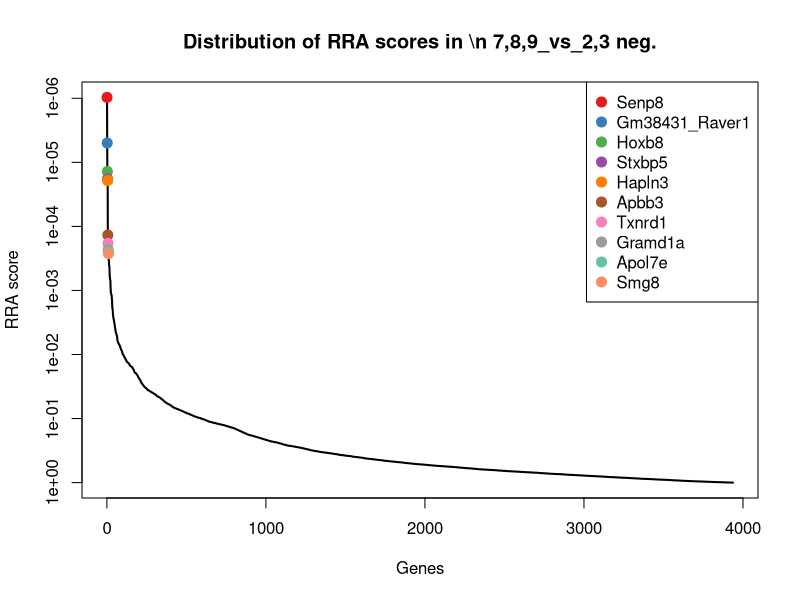
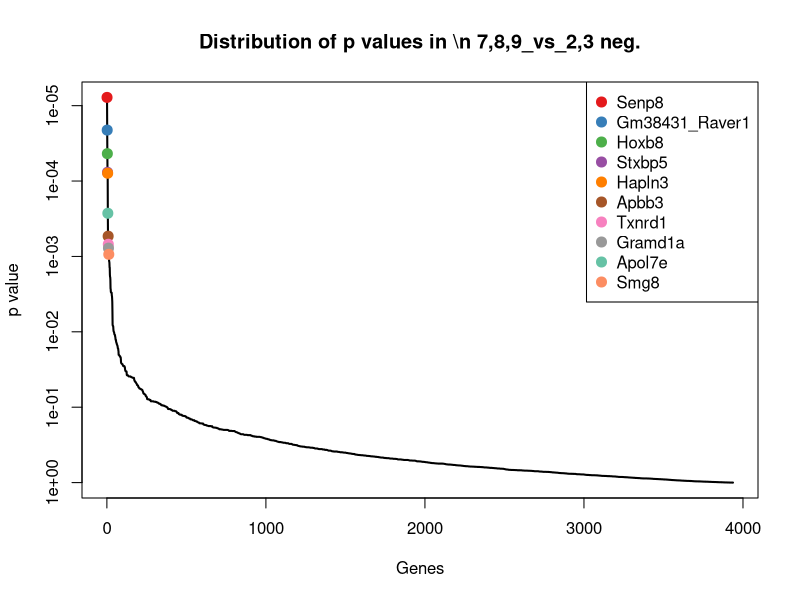
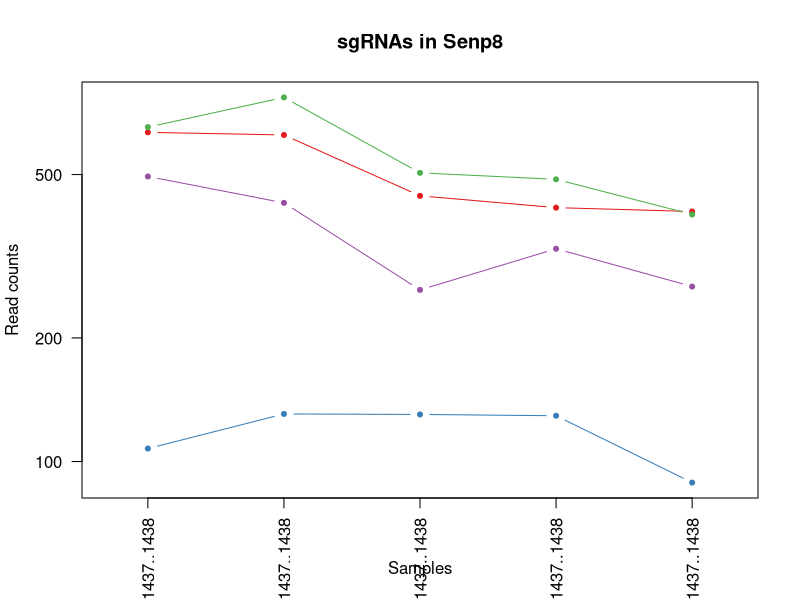
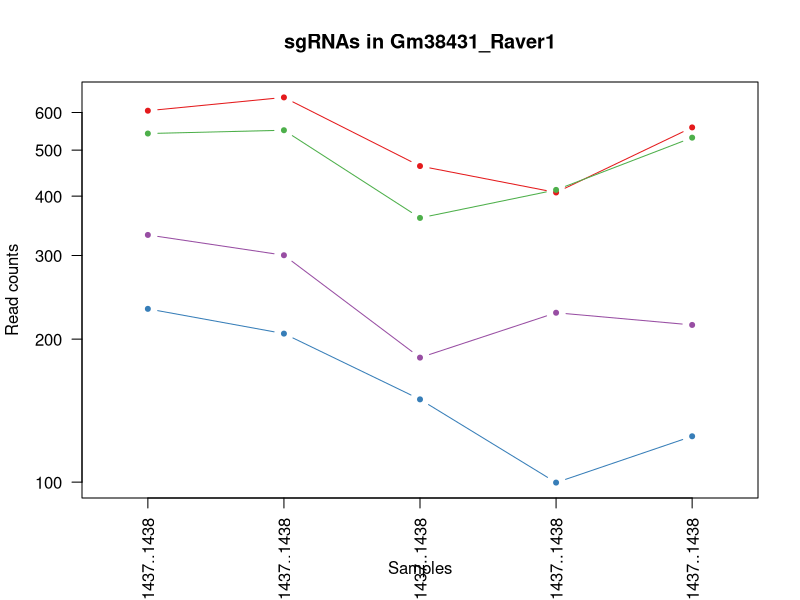
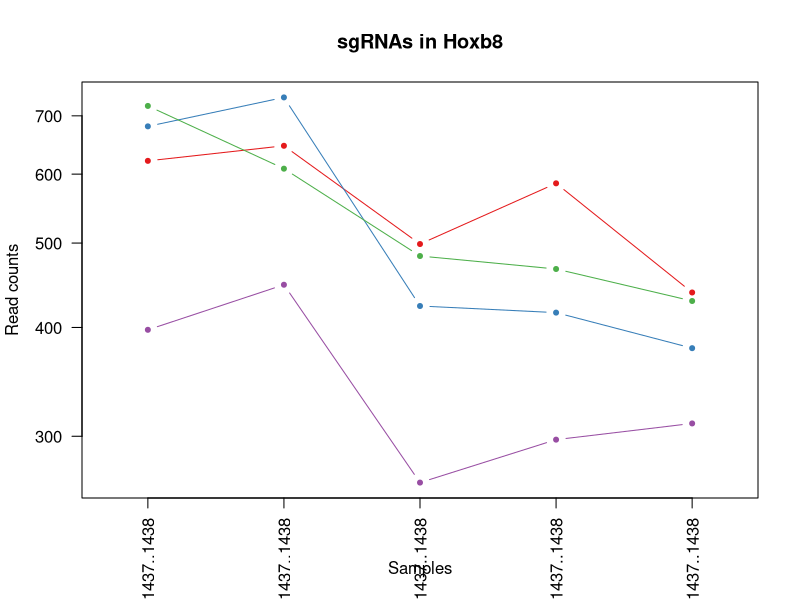
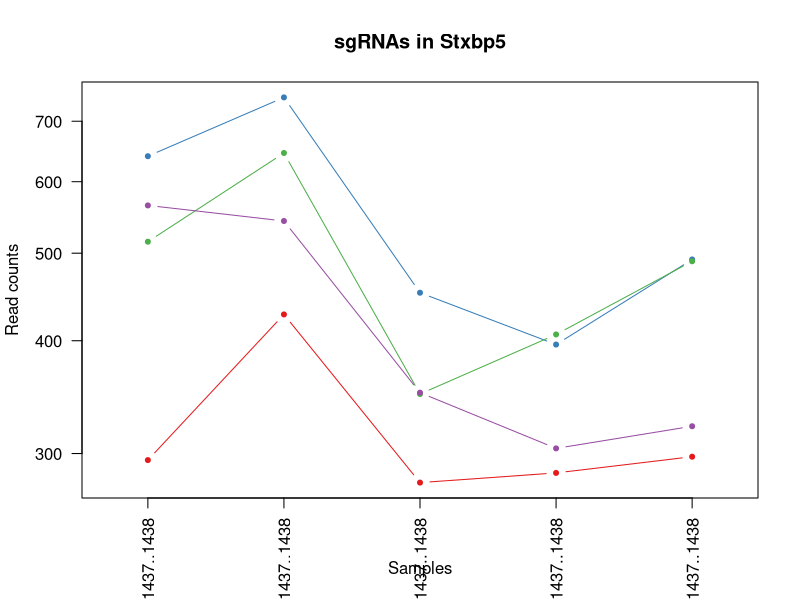
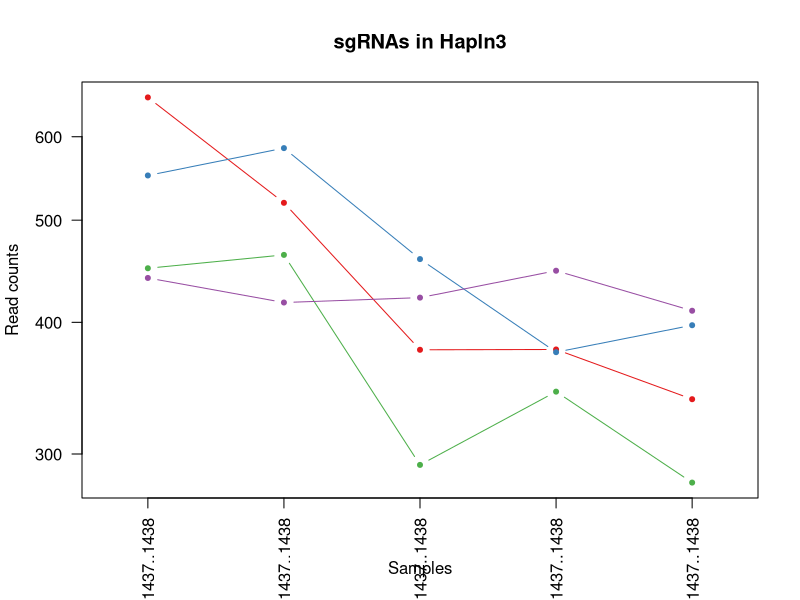
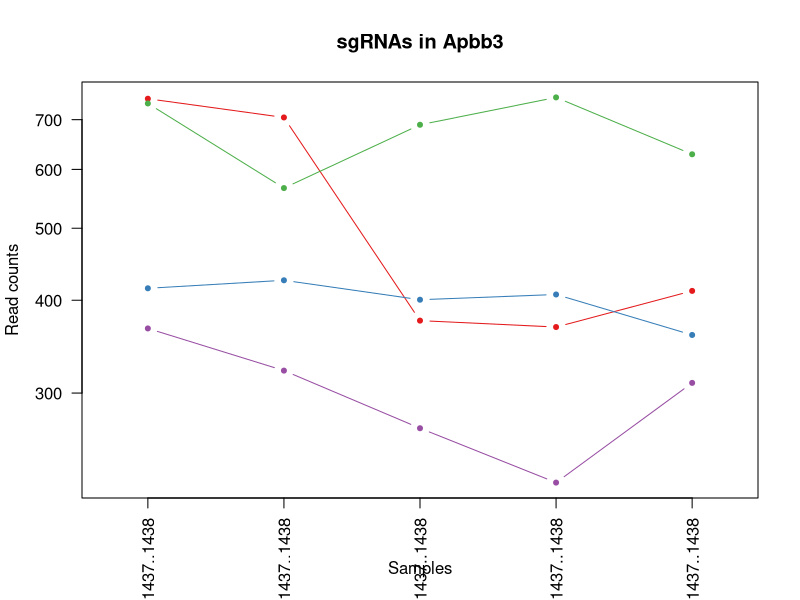

Here is the R script that generated these plots, in order: (Note: this script raises an error after producing the figures.)
pdf(file='invitro.poolE_mCD19.CAR_ET.1.10_v_hEGFRv3.CAR_ET.1.10.pdf',width=4.5,height=4.5);
gstable=read.table('invitro.poolE_mCD19.CAR_ET.1.10_v_hEGFRv3.CAR_ET.1.10.gene_summary.txt',header=T)
# 
#
# parameters
# Do not modify the variables beginning with "__"

# gstablename='__GENE_SUMMARY_FILE__'
startindex=3
# outputfile='__OUTPUT_FILE__'
targetgenelist=c("Senp8","Gm38431_Raver1","Hoxb8","Stxbp5","Hapln3","Apbb3","Txnrd1","Gramd1a","Apol7e","Smg8")
# samplelabel=sub('.\\w+.\\w+$','',colnames(gstable)[startindex]);
samplelabel='7,8,9_vs_2,3 neg.'


# You need to write some codes in front of this code:
# gstable=read.table(gstablename,header=T)
# pdf(file=outputfile,width=6,height=6)


# set up color using RColorBrewer
#library(RColorBrewer)
#colors <- brewer.pal(length(targetgenelist), "Set1")

colors=c( "#E41A1C", "#377EB8", "#4DAF4A", "#984EA3", "#FF7F00",  "#A65628", "#F781BF",
          "#999999", "#66C2A5", "#FC8D62", "#8DA0CB", "#E78AC3", "#A6D854", "#FFD92F", "#E5C494", "#B3B3B3", 
          "#8DD3C7", "#FFFFB3", "#BEBADA", "#FB8072", "#80B1D3", "#FDB462", "#B3DE69", "#FCCDE5",
          "#D9D9D9", "#BC80BD", "#CCEBC5", "#FFED6F")

######
# function definition

plotrankedvalues<-function(val, tglist, ...){
  
  plot(val,log='y',ylim=c(max(val),min(val)),type='l',lwd=2, ...)
  if(length(tglist)>0){
    for(i in 1:length(tglist)){
      targetgene=tglist[i];
      tx=which(names(val)==targetgene);ty=val[targetgene];
      points(tx,ty,col=colors[(i %% length(colors)) ],cex=2,pch=20)
      # text(tx+50,ty,targetgene,col=colors[i])
    }
    legend('topright',tglist,pch=20,pt.cex = 2,cex=1,col=colors)
  }
}



plotrandvalues<-function(val,targetgenelist, ...){
  # choose the one with the best distance distribution
  
  mindiffvalue=0;
  randval=val;
  for(i in 1:20){
    randval0=sample(val)
    vindex=sort(which(names(randval0) %in% targetgenelist))
    if(max(vindex)>0.9*length(val)){
      # print('pass...')
      next;
    }
    mindiffind=min(diff(vindex));
    if (mindiffind > mindiffvalue){
      mindiffvalue=mindiffind;
      randval=randval0;
      # print(paste('Diff: ',mindiffvalue))
    }
  }
  plot(randval,log='y',ylim=c(max(randval),min(randval)),pch=20,col='grey', ...)
  
  if(length(targetgenelist)>0){
    for(i in 1:length(targetgenelist)){
      targetgene=targetgenelist[i];
      tx=which(names(randval)==targetgene);ty=randval[targetgene];
      points(tx,ty,col=colors[(i %% length(colors)) ],cex=2,pch=20)
      text(tx+50,ty,targetgene,col=colors[i])
    }
  }
  
}




# set.seed(1235)



pvec=gstable[,startindex]
names(pvec)=gstable[,'id']
pvec=sort(pvec);

plotrankedvalues(pvec,targetgenelist,xlab='Genes',ylab='RRA score',main=paste('Distribution of RRA scores in \\n',samplelabel))

# plotrandvalues(pvec,targetgenelist,xlab='Genes',ylab='RRA score',main=paste('Distribution of RRA scores in \\n',samplelabel))


pvec=gstable[,startindex+1]
names(pvec)=gstable[,'id']
pvec=sort(pvec);

plotrankedvalues(pvec,targetgenelist,xlab='Genes',ylab='p value',main=paste('Distribution of p values in \\n',samplelabel))

# plotrandvalues(pvec,targetgenelist,xlab='Genes',ylab='p value',main=paste('Distribution of p values in \\n',samplelabel))



# you need to write after this code:
# dev.off()






# parameters
# Do not modify the variables beginning with "__"
targetmat=list(c(632.5765512613796,623.3419197038982,442.70138840460527,414.2871675922331,405.48205664781744),c(106.55340628923025,129.58362488468134,129.2209458045875,128.2668454822928,87.85444560702712),c(651.4594333885849,769.6820478064262,503.7223905901049,485.79224811971824,398.7240223703538),c(493.65248989694015,425.6151817333068,260.8348720870377,328.77593727070456,265.81601491356923))
targetgene="Senp8"
collabel=c("In.vitro_Pool.E..33.40._hEGFRv3.CAR_ET.1.10_rep1_1431..1432..1433..1434..1435..1436..1437..1438","In.vitro_Pool.E..33.40._hEGFRv3.CAR_ET.1.10_rep2_1431..1432..1433..1434..1435..1436..1437..1438","In.vitro_Pool.E..33.40._mCD19.CAR_ET.1.10_rep1_1431..1432..1433..1434..1435..1436..1437..1438","In.vitro_Pool.E..33.40._mCD19.CAR_ET.1.10_rep2_1431..1432..1433..1434..1435..1436..1437..1438","In.vitro_Pool.E..33.40._mCD19.CAR_ET.1.10_rep3_1431..1432..1433..1434..1435..1436..1437..1438")

# set up color using RColorBrewer
#library(RColorBrewer)
#colors <- brewer.pal(length(targetgenelist), "Set1")

colors=c( "#E41A1C", "#377EB8", "#4DAF4A", "#984EA3", "#FF7F00",  "#A65628", "#F781BF",
          "#999999", "#66C2A5", "#FC8D62", "#8DA0CB", "#E78AC3", "#A6D854", "#FFD92F", "#E5C494", "#B3B3B3", 
          "#8DD3C7", "#FFFFB3", "#BEBADA", "#FB8072", "#80B1D3", "#FDB462", "#B3DE69", "#FCCDE5",
          "#D9D9D9", "#BC80BD", "#CCEBC5", "#FFED6F")


## code

targetmatvec=unlist(targetmat)+1
yrange=range(targetmatvec[targetmatvec>0]);
# yrange[1]=1; # set the minimum value to 1
for(i in 1:length(targetmat)){
  vali=targetmat[[i]]+1;
  if(i==1){
    plot(1:length(vali),vali,type='b',las=1,pch=20,main=paste('sgRNAs in',targetgene),ylab='Read counts',xlab='Samples',xlim=c(0.7,length(vali)+0.3),ylim = yrange,col=colors[(i %% length(colors))],xaxt='n',log='y')
    axis(1,at=1:length(vali),labels=(collabel),las=2)
    # lines(0:100,rep(1,101),col='black');
  }else{
    lines(1:length(vali),vali,type='b',pch=20,col=colors[(i %% length(colors))])
  }
}




# parameters
# Do not modify the variables beginning with "__"
targetmat=list(c(604.2522280705715,644.5668237798374,461.84523222750715,406.1783440272606,557.162381542001),c(230.64091741086548,204.42933925773005,148.36478962748933,98.78021433693814,123.89729508683311),c(540.8596952149535,549.6133055453726,358.9470716794097,411.33850447769765,530.1302444321465),c(330.4504372260938,299.38285749219483,181.86651631756757,226.3098940405971,213.25352608885214))
targetgene="Gm38431_Raver1"
collabel=c("In.vitro_Pool.E..33.40._hEGFRv3.CAR_ET.1.10_rep1_1431..1432..1433..1434..1435..1436..1437..1438","In.vitro_Pool.E..33.40._hEGFRv3.CAR_ET.1.10_rep2_1431..1432..1433..1434..1435..1436..1437..1438","In.vitro_Pool.E..33.40._mCD19.CAR_ET.1.10_rep1_1431..1432..1433..1434..1435..1436..1437..1438","In.vitro_Pool.E..33.40._mCD19.CAR_ET.1.10_rep2_1431..1432..1433..1434..1435..1436..1437..1438","In.vitro_Pool.E..33.40._mCD19.CAR_ET.1.10_rep3_1431..1432..1433..1434..1435..1436..1437..1438")

# set up color using RColorBrewer
#library(RColorBrewer)
#colors <- brewer.pal(length(targetgenelist), "Set1")

colors=c( "#E41A1C", "#377EB8", "#4DAF4A", "#984EA3", "#FF7F00",  "#A65628", "#F781BF",
          "#999999", "#66C2A5", "#FC8D62", "#8DA0CB", "#E78AC3", "#A6D854", "#FFD92F", "#E5C494", "#B3B3B3", 
          "#8DD3C7", "#FFFFB3", "#BEBADA", "#FB8072", "#80B1D3", "#FDB462", "#B3DE69", "#FCCDE5",
          "#D9D9D9", "#BC80BD", "#CCEBC5", "#FFED6F")


## code

targetmatvec=unlist(targetmat)+1
yrange=range(targetmatvec[targetmatvec>0]);
# yrange[1]=1; # set the minimum value to 1
for(i in 1:length(targetmat)){
  vali=targetmat[[i]]+1;
  if(i==1){
    plot(1:length(vali),vali,type='b',las=1,pch=20,main=paste('sgRNAs in',targetgene),ylab='Read counts',xlab='Samples',xlim=c(0.7,length(vali)+0.3),ylim = yrange,col=colors[(i %% length(colors))],xaxt='n',log='y')
    axis(1,at=1:length(vali),labels=(collabel),las=2)
    # lines(0:100,rep(1,101),col='black');
  }else{
    lines(1:length(vali),vali,type='b',pch=20,col=colors[(i %% length(colors))])
  }
}




# parameters
# Do not modify the variables beginning with "__"
targetmat=list(c(620.4375556081761,645.6839239943605,497.7399393954481,584.5724624566564,437.77044264014364),c(679.783756579393,733.9348409416866,422.3610543427721,415.024333370867,377.69902684046696),c(717.5495208338037,607.7025167005746,482.18556628934033,465.8887720966038,428.00883757269617),c(396.5405246713126,446.84008580924603,264.4243428038318,296.34064301081446,309.3677913683348))
targetgene="Hoxb8"
collabel=c("In.vitro_Pool.E..33.40._hEGFRv3.CAR_ET.1.10_rep1_1431..1432..1433..1434..1435..1436..1437..1438","In.vitro_Pool.E..33.40._hEGFRv3.CAR_ET.1.10_rep2_1431..1432..1433..1434..1435..1436..1437..1438","In.vitro_Pool.E..33.40._mCD19.CAR_ET.1.10_rep1_1431..1432..1433..1434..1435..1436..1437..1438","In.vitro_Pool.E..33.40._mCD19.CAR_ET.1.10_rep2_1431..1432..1433..1434..1435..1436..1437..1438","In.vitro_Pool.E..33.40._mCD19.CAR_ET.1.10_rep3_1431..1432..1433..1434..1435..1436..1437..1438")

# set up color using RColorBrewer
#library(RColorBrewer)
#colors <- brewer.pal(length(targetgenelist), "Set1")

colors=c( "#E41A1C", "#377EB8", "#4DAF4A", "#984EA3", "#FF7F00",  "#A65628", "#F781BF",
          "#999999", "#66C2A5", "#FC8D62", "#8DA0CB", "#E78AC3", "#A6D854", "#FFD92F", "#E5C494", "#B3B3B3", 
          "#8DD3C7", "#FFFFB3", "#BEBADA", "#FB8072", "#80B1D3", "#FDB462", "#B3DE69", "#FCCDE5",
          "#D9D9D9", "#BC80BD", "#CCEBC5", "#FFED6F")


## code

targetmatvec=unlist(targetmat)+1
yrange=range(targetmatvec[targetmatvec>0]);
# yrange[1]=1; # set the minimum value to 1
for(i in 1:length(targetmat)){
  vali=targetmat[[i]]+1;
  if(i==1){
    plot(1:length(vali),vali,type='b',las=1,pch=20,main=paste('sgRNAs in',targetgene),ylab='Read counts',xlab='Samples',xlim=c(0.7,length(vali)+0.3),ylim = yrange,col=colors[(i %% length(colors))],xaxt='n',log='y')
    axis(1,at=1:length(vali),labels=(collabel),las=2)
    # lines(0:100,rep(1,101),col='black');
  }else{
    lines(1:length(vali),vali,type='b',pch=20,col=colors[(i %% length(colors))])
  }
}




# parameters
# Do not modify the variables beginning with "__"
targetmat=list(c(294.03345026648344,426.73228194782996,277.58573543207683,284.5459905526726,296.6026155109035),c(639.3204377353815,742.8716426578715,451.07682007712486,395.1208573477526,491.0838241623567),c(513.8841493189459,644.5668237798374,348.1786595290274,405.4411782486267,488.8311460698688),c(563.78890922656,541.7936040437108,349.37514976795876,302.97513501851927,320.63118183077415))
targetgene="Stxbp5"
collabel=c("In.vitro_Pool.E..33.40._hEGFRv3.CAR_ET.1.10_rep1_1431..1432..1433..1434..1435..1436..1437..1438","In.vitro_Pool.E..33.40._hEGFRv3.CAR_ET.1.10_rep2_1431..1432..1433..1434..1435..1436..1437..1438","In.vitro_Pool.E..33.40._mCD19.CAR_ET.1.10_rep1_1431..1432..1433..1434..1435..1436..1437..1438","In.vitro_Pool.E..33.40._mCD19.CAR_ET.1.10_rep2_1431..1432..1433..1434..1435..1436..1437..1438","In.vitro_Pool.E..33.40._mCD19.CAR_ET.1.10_rep3_1431..1432..1433..1434..1435..1436..1437..1438")

# set up color using RColorBrewer
#library(RColorBrewer)
#colors <- brewer.pal(length(targetgenelist), "Set1")

colors=c( "#E41A1C", "#377EB8", "#4DAF4A", "#984EA3", "#FF7F00",  "#A65628", "#F781BF",
          "#999999", "#66C2A5", "#FC8D62", "#8DA0CB", "#E78AC3", "#A6D854", "#FFD92F", "#E5C494", "#B3B3B3", 
          "#8DD3C7", "#FFFFB3", "#BEBADA", "#FB8072", "#80B1D3", "#FDB462", "#B3DE69", "#FCCDE5",
          "#D9D9D9", "#BC80BD", "#CCEBC5", "#FFED6F")


## code

targetmatvec=unlist(targetmat)+1
yrange=range(targetmatvec[targetmatvec>0]);
# yrange[1]=1; # set the minimum value to 1
for(i in 1:length(targetmat)){
  vali=targetmat[[i]]+1;
  if(i==1){
    plot(1:length(vali),vali,type='b',las=1,pch=20,main=paste('sgRNAs in',targetgene),ylab='Read counts',xlab='Samples',xlim=c(0.7,length(vali)+0.3),ylim = yrange,col=colors[(i %% length(colors))],xaxt='n',log='y')
    axis(1,at=1:length(vali),labels=(collabel),las=2)
    # lines(0:100,rep(1,101),col='black');
  }else{
    lines(1:length(vali),vali,type='b',pch=20,col=colors[(i %% length(colors))])
  }
}




# parameters
# Do not modify the variables beginning with "__"
targetmat=list(c(652.8082106833854,518.3344995387254,375.6979350244488,375.95454710327203,337.1508211756852),c(550.3011362785562,584.2434121955891,458.25576151071306,373.74304976737045,396.4713442778659),c(449.1428391685275,462.4794888125696,291.9436182992532,342.78208706474805,280.83386886348836),c(439.7013981049248,416.6783800171219,421.1645641038407,446.7224618521233,409.2365201352972))
targetgene="Hapln3"
collabel=c("In.vitro_Pool.E..33.40._hEGFRv3.CAR_ET.1.10_rep1_1431..1432..1433..1434..1435..1436..1437..1438","In.vitro_Pool.E..33.40._hEGFRv3.CAR_ET.1.10_rep2_1431..1432..1433..1434..1435..1436..1437..1438","In.vitro_Pool.E..33.40._mCD19.CAR_ET.1.10_rep1_1431..1432..1433..1434..1435..1436..1437..1438","In.vitro_Pool.E..33.40._mCD19.CAR_ET.1.10_rep2_1431..1432..1433..1434..1435..1436..1437..1438","In.vitro_Pool.E..33.40._mCD19.CAR_ET.1.10_rep3_1431..1432..1433..1434..1435..1436..1437..1438")

# set up color using RColorBrewer
#library(RColorBrewer)
#colors <- brewer.pal(length(targetgenelist), "Set1")

colors=c( "#E41A1C", "#377EB8", "#4DAF4A", "#984EA3", "#FF7F00",  "#A65628", "#F781BF",
          "#999999", "#66C2A5", "#FC8D62", "#8DA0CB", "#E78AC3", "#A6D854", "#FFD92F", "#E5C494", "#B3B3B3", 
          "#8DD3C7", "#FFFFB3", "#BEBADA", "#FB8072", "#80B1D3", "#FDB462", "#B3DE69", "#FCCDE5",
          "#D9D9D9", "#BC80BD", "#CCEBC5", "#FFED6F")


## code

targetmatvec=unlist(targetmat)+1
yrange=range(targetmatvec[targetmatvec>0]);
# yrange[1]=1; # set the minimum value to 1
for(i in 1:length(targetmat)){
  vali=targetmat[[i]]+1;
  if(i==1){
    plot(1:length(vali),vali,type='b',las=1,pch=20,main=paste('sgRNAs in',targetgene),ylab='Read counts',xlab='Samples',xlim=c(0.7,length(vali)+0.3),ylim = yrange,col=colors[(i %% length(colors))],xaxt='n',log='y')
    axis(1,at=1:length(vali),labels=(collabel),las=2)
    # lines(0:100,rep(1,101),col='black');
  }else{
    lines(1:length(vali),vali,type='b',pch=20,col=colors[(i %% length(colors))])
  }
}




# parameters
# Do not modify the variables beginning with "__"
targetmat=list(c(745.8738440246117,703.7731351495624,374.50144478551744,367.10855775966564,410.73830553028915),c(414.0746295037176,424.4980815187837,399.6277398030761,406.1783440272606,358.17581670557206),c(735.0836256662087,565.2527085486962,687.9818873855353,748.9604310920087,627.7462951066211),c(365.51864689090377,320.60776156813404,268.0138135206259,226.3098940405971,308.61689867083885))
targetgene="Apbb3"
collabel=c("In.vitro_Pool.E..33.40._hEGFRv3.CAR_ET.1.10_rep1_1431..1432..1433..1434..1435..1436..1437..1438","In.vitro_Pool.E..33.40._hEGFRv3.CAR_ET.1.10_rep2_1431..1432..1433..1434..1435..1436..1437..1438","In.vitro_Pool.E..33.40._mCD19.CAR_ET.1.10_rep1_1431..1432..1433..1434..1435..1436..1437..1438","In.vitro_Pool.E..33.40._mCD19.CAR_ET.1.10_rep2_1431..1432..1433..1434..1435..1436..1437..1438","In.vitro_Pool.E..33.40._mCD19.CAR_ET.1.10_rep3_1431..1432..1433..1434..1435..1436..1437..1438")

# set up color using RColorBrewer
#library(RColorBrewer)
#colors <- brewer.pal(length(targetgenelist), "Set1")

colors=c( "#E41A1C", "#377EB8", "#4DAF4A", "#984EA3", "#FF7F00",  "#A65628", "#F781BF",
          "#999999", "#66C2A5", "#FC8D62", "#8DA0CB", "#E78AC3", "#A6D854", "#FFD92F", "#E5C494", "#B3B3B3", 
          "#8DD3C7", "#FFFFB3", "#BEBADA", "#FB8072", "#80B1D3", "#FDB462", "#B3DE69", "#FCCDE5",
          "#D9D9D9", "#BC80BD", "#CCEBC5", "#FFED6F")


## code

targetmatvec=unlist(targetmat)+1
yrange=range(targetmatvec[targetmatvec>0]);
# yrange[1]=1; # set the minimum value to 1
for(i in 1:length(targetmat)){
  vali=targetmat[[i]]+1;
  if(i==1){
    plot(1:length(vali),vali,type='b',las=1,pch=20,main=paste('sgRNAs in',targetgene),ylab='Read counts',xlab='Samples',xlim=c(0.7,length(vali)+0.3),ylim = yrange,col=colors[(i %% length(colors))],xaxt='n',log='y')
    axis(1,at=1:length(vali),labels=(collabel),las=2)
    # lines(0:100,rep(1,101),col='black');
  }else{
    lines(1:length(vali),vali,type='b',pch=20,col=colors[(i %% length(colors))])
  }
}




# parameters
# Do not modify the variables beginning with "__"
targetmat=list(c(292.6846729716831,342.9497658585963,276.3892451931455,271.277006537263,360.42849479805994),c(149.7142797228425,199.9609383996376,131.61392628245022,129.74117703956057,71.33480626211603),c(373.6113106597061,382.04827336690533,217.76122348550854,208.6179153533843,195.23210134894913),c(349.33331935329915,306.0854587793335,177.0805553618421,204.93208646021498,158.4383591716472))
targetgene="Txnrd1"
collabel=c("In.vitro_Pool.E..33.40._hEGFRv3.CAR_ET.1.10_rep1_1431..1432..1433..1434..1435..1436..1437..1438","In.vitro_Pool.E..33.40._hEGFRv3.CAR_ET.1.10_rep2_1431..1432..1433..1434..1435..1436..1437..1438","In.vitro_Pool.E..33.40._mCD19.CAR_ET.1.10_rep1_1431..1432..1433..1434..1435..1436..1437..1438","In.vitro_Pool.E..33.40._mCD19.CAR_ET.1.10_rep2_1431..1432..1433..1434..1435..1436..1437..1438","In.vitro_Pool.E..33.40._mCD19.CAR_ET.1.10_rep3_1431..1432..1433..1434..1435..1436..1437..1438")

# set up color using RColorBrewer
#library(RColorBrewer)
#colors <- brewer.pal(length(targetgenelist), "Set1")

colors=c( "#E41A1C", "#377EB8", "#4DAF4A", "#984EA3", "#FF7F00",  "#A65628", "#F781BF",
          "#999999", "#66C2A5", "#FC8D62", "#8DA0CB", "#E78AC3", "#A6D854", "#FFD92F", "#E5C494", "#B3B3B3", 
          "#8DD3C7", "#FFFFB3", "#BEBADA", "#FB8072", "#80B1D3", "#FDB462", "#B3DE69", "#FCCDE5",
          "#D9D9D9", "#BC80BD", "#CCEBC5", "#FFED6F")


## code

targetmatvec=unlist(targetmat)+1
yrange=range(targetmatvec[targetmatvec>0]);
# yrange[1]=1; # set the minimum value to 1
for(i in 1:length(targetmat)){
  vali=targetmat[[i]]+1;
  if(i==1){
    plot(1:length(vali),vali,type='b',las=1,pch=20,main=paste('sgRNAs in',targetgene),ylab='Read counts',xlab='Samples',xlim=c(0.7,length(vali)+0.3),ylim = yrange,col=colors[(i %% length(colors))],xaxt='n',log='y')
    axis(1,at=1:length(vali),labels=(collabel),las=2)
    # lines(0:100,rep(1,101),col='black');
  }else{
    lines(1:length(vali),vali,type='b',pch=20,col=colors[(i %% length(colors))])
  }
}




# parameters
# Do not modify the variables beginning with "__"
targetmat=list(c(575.9279048797634,559.6672074760806,496.5434491565167,471.78609832567474,432.51419375767193),c(347.9845420584988,353.00366778930436,252.45944041451816,245.47620428507764,242.5383412911945),c(691.9227522325964,679.196930430054,537.2241172801831,684.8270083508622,515.8632831797233),c(396.5405246713126,340.7155654295501,291.9436182992532,349.41657907245286,286.0901177459601))
targetgene="Gramd1a"
collabel=c("In.vitro_Pool.E..33.40._hEGFRv3.CAR_ET.1.10_rep1_1431..1432..1433..1434..1435..1436..1437..1438","In.vitro_Pool.E..33.40._hEGFRv3.CAR_ET.1.10_rep2_1431..1432..1433..1434..1435..1436..1437..1438","In.vitro_Pool.E..33.40._mCD19.CAR_ET.1.10_rep1_1431..1432..1433..1434..1435..1436..1437..1438","In.vitro_Pool.E..33.40._mCD19.CAR_ET.1.10_rep2_1431..1432..1433..1434..1435..1436..1437..1438","In.vitro_Pool.E..33.40._mCD19.CAR_ET.1.10_rep3_1431..1432..1433..1434..1435..1436..1437..1438")

# set up color using RColorBrewer
#library(RColorBrewer)
#colors <- brewer.pal(length(targetgenelist), "Set1")

colors=c( "#E41A1C", "#377EB8", "#4DAF4A", "#984EA3", "#FF7F00",  "#A65628", "#F781BF",
          "#999999", "#66C2A5", "#FC8D62", "#8DA0CB", "#E78AC3", "#A6D854", "#FFD92F", "#E5C494", "#B3B3B3", 
          "#8DD3C7", "#FFFFB3", "#BEBADA", "#FB8072", "#80B1D3", "#FDB462", "#B3DE69", "#FCCDE5",
          "#D9D9D9", "#BC80BD", "#CCEBC5", "#FFED6F")


## code

targetmatvec=unlist(targetmat)+1
yrange=range(targetmatvec[targetmatvec>0]);
# yrange[1]=1; # set the minimum value to 1
for(i in 1:length(targetmat)){
  vali=targetmat[[i]]+1;
  if(i==1){
    plot(1:length(vali),vali,type='b',las=1,pch=20,main=paste('sgRNAs in',targetgene),ylab='Read counts',xlab='Samples',xlim=c(0.7,length(vali)+0.3),ylim = yrange,col=colors[(i %% length(colors))],xaxt='n',log='y')
    axis(1,at=1:length(vali),labels=(collabel),las=2)
    # lines(0:100,rep(1,101),col='black');
  }else{
    lines(1:length(vali),vali,type='b',pch=20,col=colors[(i %% length(colors))])
  }
}




# parameters
# Do not modify the variables beginning with "__"
targetmat=list(c(532.7670314461512,588.7118130536816,297.92606949391006,380.37754177507526,368.6883144705155),c(1435.0990416676075,1436.590875876726,1061.2868419321212,1149.9786146688323,1211.1899210609806))
targetgene="Apol7e"
collabel=c("In.vitro_Pool.E..33.40._hEGFRv3.CAR_ET.1.10_rep1_1431..1432..1433..1434..1435..1436..1437..1438","In.vitro_Pool.E..33.40._hEGFRv3.CAR_ET.1.10_rep2_1431..1432..1433..1434..1435..1436..1437..1438","In.vitro_Pool.E..33.40._mCD19.CAR_ET.1.10_rep1_1431..1432..1433..1434..1435..1436..1437..1438","In.vitro_Pool.E..33.40._mCD19.CAR_ET.1.10_rep2_1431..1432..1433..1434..1435..1436..1437..1438","In.vitro_Pool.E..33.40._mCD19.CAR_ET.1.10_rep3_1431..1432..1433..1434..1435..1436..1437..1438")

# set up color using RColorBrewer
#library(RColorBrewer)
#colors <- brewer.pal(length(targetgenelist), "Set1")

colors=c( "#E41A1C", "#377EB8", "#4DAF4A", "#984EA3", "#FF7F00",  "#A65628", "#F781BF",
          "#999999", "#66C2A5", "#FC8D62", "#8DA0CB", "#E78AC3", "#A6D854", "#FFD92F", "#E5C494", "#B3B3B3", 
          "#8DD3C7", "#FFFFB3", "#BEBADA", "#FB8072", "#80B1D3", "#FDB462", "#B3DE69", "#FCCDE5",
          "#D9D9D9", "#BC80BD", "#CCEBC5", "#FFED6F")


## code

targetmatvec=unlist(targetmat)+1
yrange=range(targetmatvec[targetmatvec>0]);
# yrange[1]=1; # set the minimum value to 1
for(i in 1:length(targetmat)){
  vali=targetmat[[i]]+1;
  if(i==1){
    plot(1:length(vali),vali,type='b',las=1,pch=20,main=paste('sgRNAs in',targetgene),ylab='Read counts',xlab='Samples',xlim=c(0.7,length(vali)+0.3),ylim = yrange,col=colors[(i %% length(colors))],xaxt='n',log='y')
    axis(1,at=1:length(vali),labels=(collabel),las=2)
    # lines(0:100,rep(1,101),col='black');
  }else{
    lines(1:length(vali),vali,type='b',pch=20,col=colors[(i %% length(colors))])
  }
}




# parameters
# Do not modify the variables beginning with "__"
targetmat=list(c(155.10938890204403,178.7360343236984,64.61047290229375,77.40240675655602,57.81873770718878),c(188.8288212720536,201.0780386141607,99.30868983130335,114.99786146688322,129.15354396930482),c(311.5675550988884,282.6263542743481,253.6559306534495,258.74518830048726,239.53477050121066),c(579.9742367641646,529.5055016839565,325.44534498933143,356.78823685879155,382.2043830254427))
targetgene="Smg8"
collabel=c("In.vitro_Pool.E..33.40._hEGFRv3.CAR_ET.1.10_rep1_1431..1432..1433..1434..1435..1436..1437..1438","In.vitro_Pool.E..33.40._hEGFRv3.CAR_ET.1.10_rep2_1431..1432..1433..1434..1435..1436..1437..1438","In.vitro_Pool.E..33.40._mCD19.CAR_ET.1.10_rep1_1431..1432..1433..1434..1435..1436..1437..1438","In.vitro_Pool.E..33.40._mCD19.CAR_ET.1.10_rep2_1431..1432..1433..1434..1435..1436..1437..1438","In.vitro_Pool.E..33.40._mCD19.CAR_ET.1.10_rep3_1431..1432..1433..1434..1435..1436..1437..1438")

# set up color using RColorBrewer
#library(RColorBrewer)
#colors <- brewer.pal(length(targetgenelist), "Set1")

colors=c( "#E41A1C", "#377EB8", "#4DAF4A", "#984EA3", "#FF7F00",  "#A65628", "#F781BF",
          "#999999", "#66C2A5", "#FC8D62", "#8DA0CB", "#E78AC3", "#A6D854", "#FFD92F", "#E5C494", "#B3B3B3", 
          "#8DD3C7", "#FFFFB3", "#BEBADA", "#FB8072", "#80B1D3", "#FDB462", "#B3DE69", "#FCCDE5",
          "#D9D9D9", "#BC80BD", "#CCEBC5", "#FFED6F")


## code

targetmatvec=unlist(targetmat)+1
yrange=range(targetmatvec[targetmatvec>0]);
# yrange[1]=1; # set the minimum value to 1
for(i in 1:length(targetmat)){
  vali=targetmat[[i]]+1;
  if(i==1){
    plot(1:length(vali),vali,type='b',las=1,pch=20,main=paste('sgRNAs in',targetgene),ylab='Read counts',xlab='Samples',xlim=c(0.7,length(vali)+0.3),ylim = yrange,col=colors[(i %% length(colors))],xaxt='n',log='y')
    axis(1,at=1:length(vali),labels=(collabel),las=2)
    # lines(0:100,rep(1,101),col='black');
  }else{
    lines(1:length(vali),vali,type='b',pch=20,col=colors[(i %% length(colors))])
  }
}



# 
#
# parameters
# Do not modify the variables beginning with "__"

# gstablename='__GENE_SUMMARY_FILE__'
startindex=9
# outputfile='__OUTPUT_FILE__'
targetgenelist=c("Cbfa2t3","Fbxo11","Kpna6","Bptf","Mark2","Zbtb33","Cdk8","Oaz1_Oaz1-ps","4930426I24Rik_Zbtb1","Dpy19l1")
# samplelabel=sub('.\\w+.\\w+$','',colnames(gstable)[startindex]);
samplelabel='7,8,9_vs_2,3 pos.'


# You need to write some codes in front of this code:
# gstable=read.table(gstablename,header=T)
# pdf(file=outputfile,width=6,height=6)


# set up color using RColorBrewer
#library(RColorBrewer)
#colors <- brewer.pal(length(targetgenelist), "Set1")

colors=c( "#E41A1C", "#377EB8", "#4DAF4A", "#984EA3", "#FF7F00",  "#A65628", "#F781BF",
          "#999999", "#66C2A5", "#FC8D62", "#8DA0CB", "#E78AC3", "#A6D854", "#FFD92F", "#E5C494", "#B3B3B3", 
          "#8DD3C7", "#FFFFB3", "#BEBADA", "#FB8072", "#80B1D3", "#FDB462", "#B3DE69", "#FCCDE5",
          "#D9D9D9", "#BC80BD", "#CCEBC5", "#FFED6F")

######
# function definition

plotrankedvalues<-function(val, tglist, ...){
  
  plot(val,log='y',ylim=c(max(val),min(val)),type='l',lwd=2, ...)
  if(length(tglist)>0){
    for(i in 1:length(tglist)){
      targetgene=tglist[i];
      tx=which(names(val)==targetgene);ty=val[targetgene];
      points(tx,ty,col=colors[(i %% length(colors)) ],cex=2,pch=20)
      # text(tx+50,ty,targetgene,col=colors[i])
    }
    legend('topright',tglist,pch=20,pt.cex = 2,cex=1,col=colors)
  }
}



plotrandvalues<-function(val,targetgenelist, ...){
  # choose the one with the best distance distribution
  
  mindiffvalue=0;
  randval=val;
  for(i in 1:20){
    randval0=sample(val)
    vindex=sort(which(names(randval0) %in% targetgenelist))
    if(max(vindex)>0.9*length(val)){
      # print('pass...')
      next;
    }
    mindiffind=min(diff(vindex));
    if (mindiffind > mindiffvalue){
      mindiffvalue=mindiffind;
      randval=randval0;
      # print(paste('Diff: ',mindiffvalue))
    }
  }
  plot(randval,log='y',ylim=c(max(randval),min(randval)),pch=20,col='grey', ...)
  
  if(length(targetgenelist)>0){
    for(i in 1:length(targetgenelist)){
      targetgene=targetgenelist[i];
      tx=which(names(randval)==targetgene);ty=randval[targetgene];
      points(tx,ty,col=colors[(i %% length(colors)) ],cex=2,pch=20)
      text(tx+50,ty,targetgene,col=colors[i])
    }
  }
  
}




# set.seed(1235)



pvec=gstable[,startindex]
names(pvec)=gstable[,'id']
pvec=sort(pvec);

plotrankedvalues(pvec,targetgenelist,xlab='Genes',ylab='RRA score',main=paste('Distribution of RRA scores in \\n',samplelabel))

# plotrandvalues(pvec,targetgenelist,xlab='Genes',ylab='RRA score',main=paste('Distribution of RRA scores in \\n',samplelabel))


pvec=gstable[,startindex+1]
names(pvec)=gstable[,'id']
pvec=sort(pvec);

plotrankedvalues(pvec,targetgenelist,xlab='Genes',ylab='p value',main=paste('Distribution of p values in \\n',samplelabel))

# plotrandvalues(pvec,targetgenelist,xlab='Genes',ylab='p value',main=paste('Distribution of p values in \\n',samplelabel))



# you need to write after this code:
# dev.off()






# parameters
# Do not modify the variables beginning with "__"
targetmat=list(c(102.5070744048291,109.47582102326527,285.96116710459637,238.10454649873898,334.89814308319734),c(215.80436716806128,172.03343303655973,526.4557051298009,630.2767407319561,541.3936348945858),c(124.08751112163523,141.87172724443562,315.87342307788055,306.66096391168855,278.5811907710005),c(211.75803528366012,154.15982960418987,709.5187116862999,588.9954571284595,636.0061147790766))
targetgene="Cbfa2t3"
collabel=c("In.vitro_Pool.E..33.40._hEGFRv3.CAR_ET.1.10_rep1_1431..1432..1433..1434..1435..1436..1437..1438","In.vitro_Pool.E..33.40._hEGFRv3.CAR_ET.1.10_rep2_1431..1432..1433..1434..1435..1436..1437..1438","In.vitro_Pool.E..33.40._mCD19.CAR_ET.1.10_rep1_1431..1432..1433..1434..1435..1436..1437..1438","In.vitro_Pool.E..33.40._mCD19.CAR_ET.1.10_rep2_1431..1432..1433..1434..1435..1436..1437..1438","In.vitro_Pool.E..33.40._mCD19.CAR_ET.1.10_rep3_1431..1432..1433..1434..1435..1436..1437..1438")

# set up color using RColorBrewer
#library(RColorBrewer)
#colors <- brewer.pal(length(targetgenelist), "Set1")

colors=c( "#E41A1C", "#377EB8", "#4DAF4A", "#984EA3", "#FF7F00",  "#A65628", "#F781BF",
          "#999999", "#66C2A5", "#FC8D62", "#8DA0CB", "#E78AC3", "#A6D854", "#FFD92F", "#E5C494", "#B3B3B3", 
          "#8DD3C7", "#FFFFB3", "#BEBADA", "#FB8072", "#80B1D3", "#FDB462", "#B3DE69", "#FCCDE5",
          "#D9D9D9", "#BC80BD", "#CCEBC5", "#FFED6F")


## code

targetmatvec=unlist(targetmat)+1
yrange=range(targetmatvec[targetmatvec>0]);
# yrange[1]=1; # set the minimum value to 1
for(i in 1:length(targetmat)){
  vali=targetmat[[i]]+1;
  if(i==1){
    plot(1:length(vali),vali,type='b',las=1,pch=20,main=paste('sgRNAs in',targetgene),ylab='Read counts',xlab='Samples',xlim=c(0.7,length(vali)+0.3),ylim = yrange,col=colors[(i %% length(colors))],xaxt='n',log='y')
    axis(1,at=1:length(vali),labels=(collabel),las=2)
    # lines(0:100,rep(1,101),col='black');
  }else{
    lines(1:length(vali),vali,type='b',pch=20,col=colors[(i %% length(colors))])
  }
}




# parameters
# Do not modify the variables beginning with "__"
targetmat=list(c(164.5508299656467,244.6449469805622,187.8489675122244,177.6569526507619,172.70532042407038),c(493.65248989694015,396.57057615570585,1009.8377616580726,783.6072226878003,955.8864039123548),c(481.5134942437367,498.2266956773093,921.2974839771515,967.1615015676332,1006.94710734208),c(577.2766821745639,633.3958216346062,1237.170907055032,1080.6850314772487,1267.5068733731775))
targetgene="Fbxo11"
collabel=c("In.vitro_Pool.E..33.40._hEGFRv3.CAR_ET.1.10_rep1_1431..1432..1433..1434..1435..1436..1437..1438","In.vitro_Pool.E..33.40._hEGFRv3.CAR_ET.1.10_rep2_1431..1432..1433..1434..1435..1436..1437..1438","In.vitro_Pool.E..33.40._mCD19.CAR_ET.1.10_rep1_1431..1432..1433..1434..1435..1436..1437..1438","In.vitro_Pool.E..33.40._mCD19.CAR_ET.1.10_rep2_1431..1432..1433..1434..1435..1436..1437..1438","In.vitro_Pool.E..33.40._mCD19.CAR_ET.1.10_rep3_1431..1432..1433..1434..1435..1436..1437..1438")

# set up color using RColorBrewer
#library(RColorBrewer)
#colors <- brewer.pal(length(targetgenelist), "Set1")

colors=c( "#E41A1C", "#377EB8", "#4DAF4A", "#984EA3", "#FF7F00",  "#A65628", "#F781BF",
          "#999999", "#66C2A5", "#FC8D62", "#8DA0CB", "#E78AC3", "#A6D854", "#FFD92F", "#E5C494", "#B3B3B3", 
          "#8DD3C7", "#FFFFB3", "#BEBADA", "#FB8072", "#80B1D3", "#FDB462", "#B3DE69", "#FCCDE5",
          "#D9D9D9", "#BC80BD", "#CCEBC5", "#FFED6F")


## code

targetmatvec=unlist(targetmat)+1
yrange=range(targetmatvec[targetmatvec>0]);
# yrange[1]=1; # set the minimum value to 1
for(i in 1:length(targetmat)){
  vali=targetmat[[i]]+1;
  if(i==1){
    plot(1:length(vali),vali,type='b',las=1,pch=20,main=paste('sgRNAs in',targetgene),ylab='Read counts',xlab='Samples',xlim=c(0.7,length(vali)+0.3),ylim = yrange,col=colors[(i %% length(colors))],xaxt='n',log='y')
    axis(1,at=1:length(vali),labels=(collabel),las=2)
    # lines(0:100,rep(1,101),col='black');
  }else{
    lines(1:length(vali),vali,type='b',pch=20,col=colors[(i %% length(colors))])
  }
}




# parameters
# Do not modify the variables beginning with "__"
targetmat=list(c(561.0913546369593,463.59658902709276,1015.8202128527295,936.9377046436447,1203.680994086021),c(469.3744985905332,393.2192755121365,847.1150891634069,873.5414476811321,955.8864039123548),c(752.6177304986137,794.2582525259348,1963.440482086371,1548.7853009097541,1488.269326436989),c(163.20205267084634,166.44793196394414,278.7822256710082,280.1229958808694,217.75888227382788))
targetgene="Kpna6"
collabel=c("In.vitro_Pool.E..33.40._hEGFRv3.CAR_ET.1.10_rep1_1431..1432..1433..1434..1435..1436..1437..1438","In.vitro_Pool.E..33.40._hEGFRv3.CAR_ET.1.10_rep2_1431..1432..1433..1434..1435..1436..1437..1438","In.vitro_Pool.E..33.40._mCD19.CAR_ET.1.10_rep1_1431..1432..1433..1434..1435..1436..1437..1438","In.vitro_Pool.E..33.40._mCD19.CAR_ET.1.10_rep2_1431..1432..1433..1434..1435..1436..1437..1438","In.vitro_Pool.E..33.40._mCD19.CAR_ET.1.10_rep3_1431..1432..1433..1434..1435..1436..1437..1438")

# set up color using RColorBrewer
#library(RColorBrewer)
#colors <- brewer.pal(length(targetgenelist), "Set1")

colors=c( "#E41A1C", "#377EB8", "#4DAF4A", "#984EA3", "#FF7F00",  "#A65628", "#F781BF",
          "#999999", "#66C2A5", "#FC8D62", "#8DA0CB", "#E78AC3", "#A6D854", "#FFD92F", "#E5C494", "#B3B3B3", 
          "#8DD3C7", "#FFFFB3", "#BEBADA", "#FB8072", "#80B1D3", "#FDB462", "#B3DE69", "#FCCDE5",
          "#D9D9D9", "#BC80BD", "#CCEBC5", "#FFED6F")


## code

targetmatvec=unlist(targetmat)+1
yrange=range(targetmatvec[targetmatvec>0]);
# yrange[1]=1; # set the minimum value to 1
for(i in 1:length(targetmat)){
  vali=targetmat[[i]]+1;
  if(i==1){
    plot(1:length(vali),vali,type='b',las=1,pch=20,main=paste('sgRNAs in',targetgene),ylab='Read counts',xlab='Samples',xlim=c(0.7,length(vali)+0.3),ylim = yrange,col=colors[(i %% length(colors))],xaxt='n',log='y')
    axis(1,at=1:length(vali),labels=(collabel),las=2)
    # lines(0:100,rep(1,101),col='black');
  }else{
    lines(1:length(vali),vali,type='b',pch=20,col=colors[(i %% length(colors))])
  }
}




# parameters
# Do not modify the variables beginning with "__"
targetmat=list(c(183.43371209285206,168.68213239299038,246.4769892198613,337.621926614311,292.8481520234237),c(191.52637586165437,175.38473368012907,317.0699133168119,280.86016165950326,403.22937855532956),c(248.17502224327046,252.464648482224,480.989076050409,349.41657907245286,467.80615053998196),c(138.92406136443944,121.76392338301955,222.547184441234,294.8663114535467,190.7267451639734))
targetgene="Bptf"
collabel=c("In.vitro_Pool.E..33.40._hEGFRv3.CAR_ET.1.10_rep1_1431..1432..1433..1434..1435..1436..1437..1438","In.vitro_Pool.E..33.40._hEGFRv3.CAR_ET.1.10_rep2_1431..1432..1433..1434..1435..1436..1437..1438","In.vitro_Pool.E..33.40._mCD19.CAR_ET.1.10_rep1_1431..1432..1433..1434..1435..1436..1437..1438","In.vitro_Pool.E..33.40._mCD19.CAR_ET.1.10_rep2_1431..1432..1433..1434..1435..1436..1437..1438","In.vitro_Pool.E..33.40._mCD19.CAR_ET.1.10_rep3_1431..1432..1433..1434..1435..1436..1437..1438")

# set up color using RColorBrewer
#library(RColorBrewer)
#colors <- brewer.pal(length(targetgenelist), "Set1")

colors=c( "#E41A1C", "#377EB8", "#4DAF4A", "#984EA3", "#FF7F00",  "#A65628", "#F781BF",
          "#999999", "#66C2A5", "#FC8D62", "#8DA0CB", "#E78AC3", "#A6D854", "#FFD92F", "#E5C494", "#B3B3B3", 
          "#8DD3C7", "#FFFFB3", "#BEBADA", "#FB8072", "#80B1D3", "#FDB462", "#B3DE69", "#FCCDE5",
          "#D9D9D9", "#BC80BD", "#CCEBC5", "#FFED6F")


## code

targetmatvec=unlist(targetmat)+1
yrange=range(targetmatvec[targetmatvec>0]);
# yrange[1]=1; # set the minimum value to 1
for(i in 1:length(targetmat)){
  vali=targetmat[[i]]+1;
  if(i==1){
    plot(1:length(vali),vali,type='b',las=1,pch=20,main=paste('sgRNAs in',targetgene),ylab='Read counts',xlab='Samples',xlim=c(0.7,length(vali)+0.3),ylim = yrange,col=colors[(i %% length(colors))],xaxt='n',log='y')
    axis(1,at=1:length(vali),labels=(collabel),las=2)
    # lines(0:100,rep(1,101),col='black');
  }else{
    lines(1:length(vali),vali,type='b',pch=20,col=colors[(i %% length(colors))])
  }
}




# parameters
# Do not modify the variables beginning with "__"
targetmat=list(c(953.5855474238707,927.1931780541855,1381.9462259657273,1656.4115045902986,1656.4692906760838),c(822.7541498282336,806.5463548856891,1279.04806541763,963.4756726744639,1047.4953130068618),c(971.1196522562757,984.1652889948643,1322.121714019159,1077.7363683627132,1367.37560214014),c(631.2277739665792,557.4330070470344,966.7641130565435,763.703746664686,853.0141043554086))
targetgene="Mark2"
collabel=c("In.vitro_Pool.E..33.40._hEGFRv3.CAR_ET.1.10_rep1_1431..1432..1433..1434..1435..1436..1437..1438","In.vitro_Pool.E..33.40._hEGFRv3.CAR_ET.1.10_rep2_1431..1432..1433..1434..1435..1436..1437..1438","In.vitro_Pool.E..33.40._mCD19.CAR_ET.1.10_rep1_1431..1432..1433..1434..1435..1436..1437..1438","In.vitro_Pool.E..33.40._mCD19.CAR_ET.1.10_rep2_1431..1432..1433..1434..1435..1436..1437..1438","In.vitro_Pool.E..33.40._mCD19.CAR_ET.1.10_rep3_1431..1432..1433..1434..1435..1436..1437..1438")

# set up color using RColorBrewer
#library(RColorBrewer)
#colors <- brewer.pal(length(targetgenelist), "Set1")

colors=c( "#E41A1C", "#377EB8", "#4DAF4A", "#984EA3", "#FF7F00",  "#A65628", "#F781BF",
          "#999999", "#66C2A5", "#FC8D62", "#8DA0CB", "#E78AC3", "#A6D854", "#FFD92F", "#E5C494", "#B3B3B3", 
          "#8DD3C7", "#FFFFB3", "#BEBADA", "#FB8072", "#80B1D3", "#FDB462", "#B3DE69", "#FCCDE5",
          "#D9D9D9", "#BC80BD", "#CCEBC5", "#FFED6F")


## code

targetmatvec=unlist(targetmat)+1
yrange=range(targetmatvec[targetmatvec>0]);
# yrange[1]=1; # set the minimum value to 1
for(i in 1:length(targetmat)){
  vali=targetmat[[i]]+1;
  if(i==1){
    plot(1:length(vali),vali,type='b',las=1,pch=20,main=paste('sgRNAs in',targetgene),ylab='Read counts',xlab='Samples',xlim=c(0.7,length(vali)+0.3),ylim = yrange,col=colors[(i %% length(colors))],xaxt='n',log='y')
    axis(1,at=1:length(vali),labels=(collabel),las=2)
    # lines(0:100,rep(1,101),col='black');
  }else{
    lines(1:length(vali),vali,type='b',pch=20,col=colors[(i %% length(colors))])
  }
}




# parameters
# Do not modify the variables beginning with "__"
targetmat=list(c(211.75803528366012,193.2583371124989,441.5048981656739,342.0449212861142,414.4927690177689),c(1242.2238885111526,1093.6411100181297,1245.5463387275515,1147.0299515542968,1269.7595514656653),c(716.2007435390033,654.6207257105455,1392.7146381161097,1192.7342298295964,1461.2371893271347),c(1831.6395663389198,1825.34175053077,2402.552399774182,2220.343325245207,2363.8102117172766))
targetgene="Zbtb33"
collabel=c("In.vitro_Pool.E..33.40._hEGFRv3.CAR_ET.1.10_rep1_1431..1432..1433..1434..1435..1436..1437..1438","In.vitro_Pool.E..33.40._hEGFRv3.CAR_ET.1.10_rep2_1431..1432..1433..1434..1435..1436..1437..1438","In.vitro_Pool.E..33.40._mCD19.CAR_ET.1.10_rep1_1431..1432..1433..1434..1435..1436..1437..1438","In.vitro_Pool.E..33.40._mCD19.CAR_ET.1.10_rep2_1431..1432..1433..1434..1435..1436..1437..1438","In.vitro_Pool.E..33.40._mCD19.CAR_ET.1.10_rep3_1431..1432..1433..1434..1435..1436..1437..1438")

# set up color using RColorBrewer
#library(RColorBrewer)
#colors <- brewer.pal(length(targetgenelist), "Set1")

colors=c( "#E41A1C", "#377EB8", "#4DAF4A", "#984EA3", "#FF7F00",  "#A65628", "#F781BF",
          "#999999", "#66C2A5", "#FC8D62", "#8DA0CB", "#E78AC3", "#A6D854", "#FFD92F", "#E5C494", "#B3B3B3", 
          "#8DD3C7", "#FFFFB3", "#BEBADA", "#FB8072", "#80B1D3", "#FDB462", "#B3DE69", "#FCCDE5",
          "#D9D9D9", "#BC80BD", "#CCEBC5", "#FFED6F")


## code

targetmatvec=unlist(targetmat)+1
yrange=range(targetmatvec[targetmatvec>0]);
# yrange[1]=1; # set the minimum value to 1
for(i in 1:length(targetmat)){
  vali=targetmat[[i]]+1;
  if(i==1){
    plot(1:length(vali),vali,type='b',las=1,pch=20,main=paste('sgRNAs in',targetgene),ylab='Read counts',xlab='Samples',xlim=c(0.7,length(vali)+0.3),ylim = yrange,col=colors[(i %% length(colors))],xaxt='n',log='y')
    axis(1,at=1:length(vali),labels=(collabel),las=2)
    # lines(0:100,rep(1,101),col='black');
  }else{
    lines(1:length(vali),vali,type='b',pch=20,col=colors[(i %% length(colors))])
  }
}




# parameters
# Do not modify the variables beginning with "__"
targetmat=list(c(443.747729989326,520.5686999677716,1280.2445556565613,1057.8328923395989,1369.6282802326277),c(341.2406555844969,417.795480231645,384.0733666969684,332.4617661638739,307.1151132758469),c(780.9420536894216,764.0965467338107,1445.3602086290896,1318.0524121973538,1600.903231061383),c(598.85711889137,622.224819489375,774.1291845885936,685.5641741294961,628.4971878041171))
targetgene="Cdk8"
collabel=c("In.vitro_Pool.E..33.40._hEGFRv3.CAR_ET.1.10_rep1_1431..1432..1433..1434..1435..1436..1437..1438","In.vitro_Pool.E..33.40._hEGFRv3.CAR_ET.1.10_rep2_1431..1432..1433..1434..1435..1436..1437..1438","In.vitro_Pool.E..33.40._mCD19.CAR_ET.1.10_rep1_1431..1432..1433..1434..1435..1436..1437..1438","In.vitro_Pool.E..33.40._mCD19.CAR_ET.1.10_rep2_1431..1432..1433..1434..1435..1436..1437..1438","In.vitro_Pool.E..33.40._mCD19.CAR_ET.1.10_rep3_1431..1432..1433..1434..1435..1436..1437..1438")

# set up color using RColorBrewer
#library(RColorBrewer)
#colors <- brewer.pal(length(targetgenelist), "Set1")

colors=c( "#E41A1C", "#377EB8", "#4DAF4A", "#984EA3", "#FF7F00",  "#A65628", "#F781BF",
          "#999999", "#66C2A5", "#FC8D62", "#8DA0CB", "#E78AC3", "#A6D854", "#FFD92F", "#E5C494", "#B3B3B3", 
          "#8DD3C7", "#FFFFB3", "#BEBADA", "#FB8072", "#80B1D3", "#FDB462", "#B3DE69", "#FCCDE5",
          "#D9D9D9", "#BC80BD", "#CCEBC5", "#FFED6F")


## code

targetmatvec=unlist(targetmat)+1
yrange=range(targetmatvec[targetmatvec>0]);
# yrange[1]=1; # set the minimum value to 1
for(i in 1:length(targetmat)){
  vali=targetmat[[i]]+1;
  if(i==1){
    plot(1:length(vali),vali,type='b',las=1,pch=20,main=paste('sgRNAs in',targetgene),ylab='Read counts',xlab='Samples',xlim=c(0.7,length(vali)+0.3),ylim = yrange,col=colors[(i %% length(colors))],xaxt='n',log='y')
    axis(1,at=1:length(vali),labels=(collabel),las=2)
    # lines(0:100,rep(1,101),col='black');
  }else{
    lines(1:length(vali),vali,type='b',pch=20,col=colors[(i %% length(colors))])
  }
}




# parameters
# Do not modify the variables beginning with "__"
targetmat=list(c(1118.1363773895175,1180.7749267509325,1815.0756924588816,1582.694926726912,1754.0853413505583),c(372.26253336490566,327.31036285527273,708.3222214473684,704.7304843739767,587.9489821393353),c(295.38222756128386,253.5817486967471,282.3716963878023,301.5008034612515,415.99455441276086))
targetgene="Oaz1_Oaz1-ps"
collabel=c("In.vitro_Pool.E..33.40._hEGFRv3.CAR_ET.1.10_rep1_1431..1432..1433..1434..1435..1436..1437..1438","In.vitro_Pool.E..33.40._hEGFRv3.CAR_ET.1.10_rep2_1431..1432..1433..1434..1435..1436..1437..1438","In.vitro_Pool.E..33.40._mCD19.CAR_ET.1.10_rep1_1431..1432..1433..1434..1435..1436..1437..1438","In.vitro_Pool.E..33.40._mCD19.CAR_ET.1.10_rep2_1431..1432..1433..1434..1435..1436..1437..1438","In.vitro_Pool.E..33.40._mCD19.CAR_ET.1.10_rep3_1431..1432..1433..1434..1435..1436..1437..1438")

# set up color using RColorBrewer
#library(RColorBrewer)
#colors <- brewer.pal(length(targetgenelist), "Set1")

colors=c( "#E41A1C", "#377EB8", "#4DAF4A", "#984EA3", "#FF7F00",  "#A65628", "#F781BF",
          "#999999", "#66C2A5", "#FC8D62", "#8DA0CB", "#E78AC3", "#A6D854", "#FFD92F", "#E5C494", "#B3B3B3", 
          "#8DD3C7", "#FFFFB3", "#BEBADA", "#FB8072", "#80B1D3", "#FDB462", "#B3DE69", "#FCCDE5",
          "#D9D9D9", "#BC80BD", "#CCEBC5", "#FFED6F")


## code

targetmatvec=unlist(targetmat)+1
yrange=range(targetmatvec[targetmatvec>0]);
# yrange[1]=1; # set the minimum value to 1
for(i in 1:length(targetmat)){
  vali=targetmat[[i]]+1;
  if(i==1){
    plot(1:length(vali),vali,type='b',las=1,pch=20,main=paste('sgRNAs in',targetgene),ylab='Read counts',xlab='Samples',xlim=c(0.7,length(vali)+0.3),ylim = yrange,col=colors[(i %% length(colors))],xaxt='n',log='y')
    axis(1,at=1:length(vali),labels=(collabel),las=2)
    # lines(0:100,rep(1,101),col='black');
  }else{
    lines(1:length(vali),vali,type='b',pch=20,col=colors[(i %% length(colors))])
  }
}




# parameters
# Do not modify the variables beginning with "__"
targetmat=list(c(241.43113576926854,203.31223904320694,451.07682007712486,452.6197880811942,454.2900819850547),c(339.8918782896965,361.94046950548926,611.4065120939279,648.7058851978028,494.83828764983645))
targetgene="4930426I24Rik_Zbtb1"
collabel=c("In.vitro_Pool.E..33.40._hEGFRv3.CAR_ET.1.10_rep1_1431..1432..1433..1434..1435..1436..1437..1438","In.vitro_Pool.E..33.40._hEGFRv3.CAR_ET.1.10_rep2_1431..1432..1433..1434..1435..1436..1437..1438","In.vitro_Pool.E..33.40._mCD19.CAR_ET.1.10_rep1_1431..1432..1433..1434..1435..1436..1437..1438","In.vitro_Pool.E..33.40._mCD19.CAR_ET.1.10_rep2_1431..1432..1433..1434..1435..1436..1437..1438","In.vitro_Pool.E..33.40._mCD19.CAR_ET.1.10_rep3_1431..1432..1433..1434..1435..1436..1437..1438")

# set up color using RColorBrewer
#library(RColorBrewer)
#colors <- brewer.pal(length(targetgenelist), "Set1")

colors=c( "#E41A1C", "#377EB8", "#4DAF4A", "#984EA3", "#FF7F00",  "#A65628", "#F781BF",
          "#999999", "#66C2A5", "#FC8D62", "#8DA0CB", "#E78AC3", "#A6D854", "#FFD92F", "#E5C494", "#B3B3B3", 
          "#8DD3C7", "#FFFFB3", "#BEBADA", "#FB8072", "#80B1D3", "#FDB462", "#B3DE69", "#FCCDE5",
          "#D9D9D9", "#BC80BD", "#CCEBC5", "#FFED6F")


## code

targetmatvec=unlist(targetmat)+1
yrange=range(targetmatvec[targetmatvec>0]);
# yrange[1]=1; # set the minimum value to 1
for(i in 1:length(targetmat)){
  vali=targetmat[[i]]+1;
  if(i==1){
    plot(1:length(vali),vali,type='b',las=1,pch=20,main=paste('sgRNAs in',targetgene),ylab='Read counts',xlab='Samples',xlim=c(0.7,length(vali)+0.3),ylim = yrange,col=colors[(i %% length(colors))],xaxt='n',log='y')
    axis(1,at=1:length(vali),labels=(collabel),las=2)
    # lines(0:100,rep(1,101),col='black');
  }else{
    lines(1:length(vali),vali,type='b',pch=20,col=colors[(i %% length(colors))])
  }
}




# parameters
# Do not modify the variables beginning with "__"
targetmat=list(c(264.360349780875,231.2397444062848,386.4663471748311,375.95454710327203,481.3222190949092),c(779.5932763946213,720.5296383674092,790.8800479336327,819.7283458408599,759.1525171684137),c(435.6550662205237,424.4980815187837,658.069631412251,645.0200563046334,494.0873949523405),c(602.9034507757711,712.7099368657474,743.020438376378,985.5906460334799,896.5658808101741))
targetgene="Dpy19l1"
collabel=c("In.vitro_Pool.E..33.40._hEGFRv3.CAR_ET.1.10_rep1_1431..1432..1433..1434..1435..1436..1437..1438","In.vitro_Pool.E..33.40._hEGFRv3.CAR_ET.1.10_rep2_1431..1432..1433..1434..1435..1436..1437..1438","In.vitro_Pool.E..33.40._mCD19.CAR_ET.1.10_rep1_1431..1432..1433..1434..1435..1436..1437..1438","In.vitro_Pool.E..33.40._mCD19.CAR_ET.1.10_rep2_1431..1432..1433..1434..1435..1436..1437..1438","In.vitro_Pool.E..33.40._mCD19.CAR_ET.1.10_rep3_1431..1432..1433..1434..1435..1436..1437..1438")

# set up color using RColorBrewer
#library(RColorBrewer)
#colors <- brewer.pal(length(targetgenelist), "Set1")

colors=c( "#E41A1C", "#377EB8", "#4DAF4A", "#984EA3", "#FF7F00",  "#A65628", "#F781BF",
          "#999999", "#66C2A5", "#FC8D62", "#8DA0CB", "#E78AC3", "#A6D854", "#FFD92F", "#E5C494", "#B3B3B3", 
          "#8DD3C7", "#FFFFB3", "#BEBADA", "#FB8072", "#80B1D3", "#FDB462", "#B3DE69", "#FCCDE5",
          "#D9D9D9", "#BC80BD", "#CCEBC5", "#FFED6F")


## code

targetmatvec=unlist(targetmat)+1
yrange=range(targetmatvec[targetmatvec>0]);
# yrange[1]=1; # set the minimum value to 1
for(i in 1:length(targetmat)){
  vali=targetmat[[i]]+1;
  if(i==1){
    plot(1:length(vali),vali,type='b',las=1,pch=20,main=paste('sgRNAs in',targetgene),ylab='Read counts',xlab='Samples',xlim=c(0.7,length(vali)+0.3),ylim = yrange,col=colors[(i %% length(colors))],xaxt='n',log='y')
    axis(1,at=1:length(vali),labels=(collabel),las=2)
    # lines(0:100,rep(1,101),col='black');
  }else{
    lines(1:length(vali),vali,type='b',pch=20,col=colors[(i %% length(colors))])
  }
}



dev.off()
Sweave("invitro.poolE_mCD19.CAR_ET.1.10_v_hEGFRv3.CAR_ET.1.10_summary.Rnw");
library(tools);

texi2dvi("invitro.poolE_mCD19.CAR_ET.1.10_v_hEGFRv3.CAR_ET.1.10_summary.tex",pdf=TRUE);
